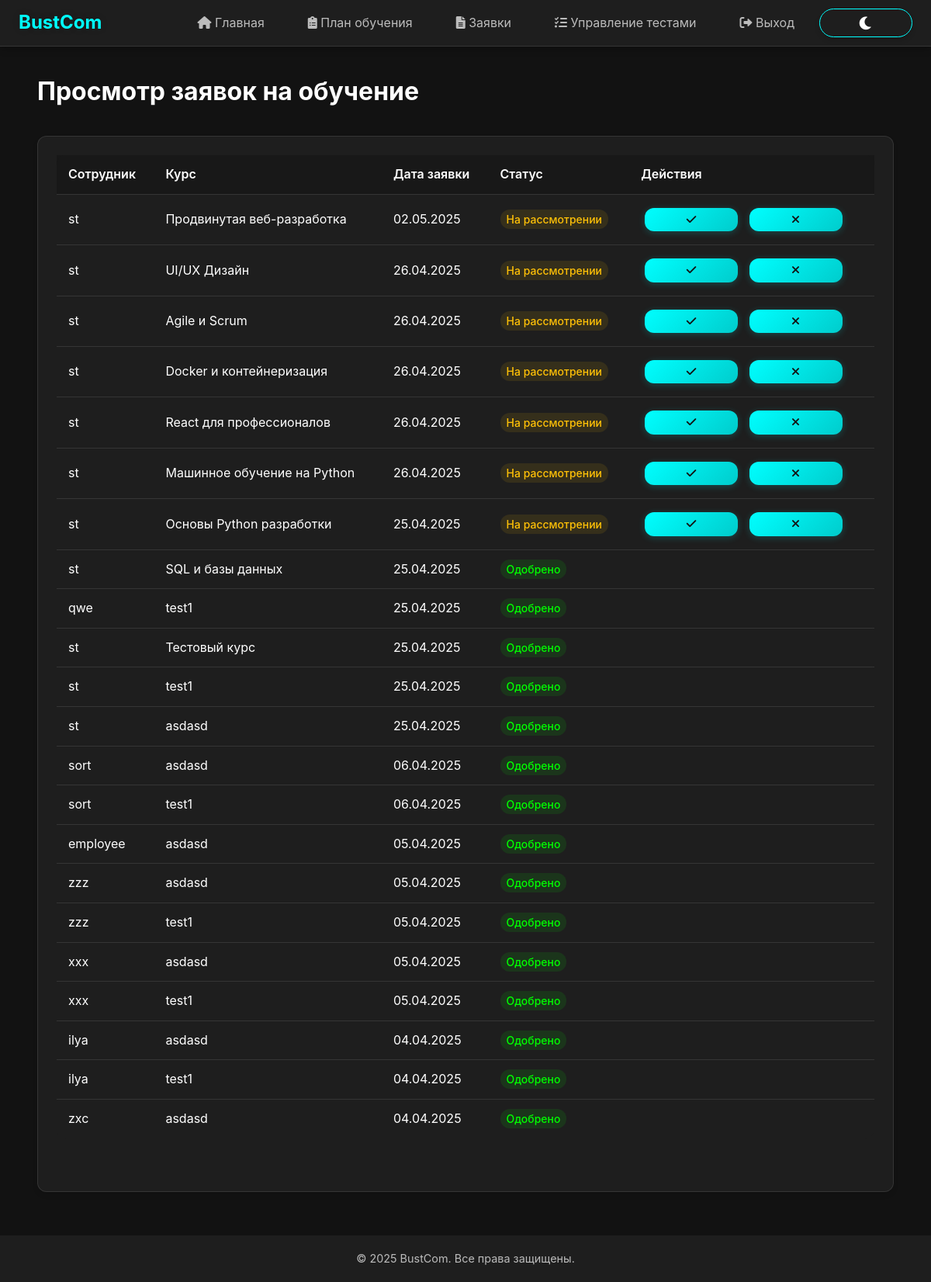
The app's page /training/review-requests/ (signed in) with its own data.
### bustComProj/models.py (models this page shows, shortened)
class TrainingRequest(models.Model):
    STATUS_CHOICES = [
        ('pending', 'Ожидание'),
        ('approved', 'Одобрено'),
        ('rejected', 'Отклонено')
    ]
    user = models.ForeignKey(settings.AUTH_USER_MODEL, on_delete=models.CASCADE)
    course = models.ForeignKey('Course', on_delete=models.CASCADE)
    reason = models.TextField()
    status = models.CharField(max_length=10, choices=STATUS_CHOICES, default='pending')
    created_at = models.DateTimeField(auto_now_add=True)

class User(AbstractUser):
    ROLE_CHOICES = [
        ('admin', 'Администратор'),
        ('hr', 'HR-менеджер'),
        ('teacher', 'Преподаватель'),
        ('training_manager', 'Менеджер по обучению'),
        ('employee', 'Сотрудник')
    ]
    email = models.EmailField(unique=True)
    role = models.CharField(max_length=20, choices=ROLE_CHOICES, default='employee')
    is_blocked = models.BooleanField(default=False, verbose_name='Заблокирован')
    objects = UserManager()
    groups = models.ManyToManyField(
        'auth.Group',
        related_name="bustcomproj_user_groups",
        blank=True
    )
    user_permissions = models.ManyToManyField(
        'auth.Permission',
        related_name="bustcomproj_user_permissions",
        blank=True
    )
    class Meta:
        verbose_name = 'Пользователь'
        verbose_name_plural = 'Пользователи'

class Course(models.Model):
    LEVEL_CHOICES = [
        ('beginner', 'Начальный'),
        ('intermediate', 'Средний'),
        ('advanced', 'Продвинутый')
    ]
    title = models.CharField(max_length=100)
    description = models.TextField()
    duration = models.IntegerField(help_text='Продолжительность в часах')
    level = models.CharField(max_length=20, choices=LEVEL_CHOICES, default='beginner')
    teacher = models.ForeignKey(User, on_delete=models.CASCADE, related_name='courses')
    created_at = models.DateTimeField(auto_now_add=True)
    updated_at = models.DateTimeField(auto_now=True)
    class Meta:
        verbose_name = 'Курс'
        verbose_name_plural = 'Курсы'

### bustComProj/views.py (the view, shortened to what this page needs)
# urls.py: path('training/review-requests/', review_requests, name='review_requests'),
@login_required
def review_requests(request):
    if request.user.profile.role != 'training_manager':
        return redirect('home')
    requests = TrainingRequest.objects.all().select_related('user', 'course').order_by('-created_at')
    return render(request, 'training_manager/review_requests.html', {'requests': requests})

### bustComProj/templates/training_manager/review_requests.html (shortened to what this page needs)
{% extends 'bustComProj/base.html' %}
{% block content %}
<div class="container">
    <h1 class="mb-4">Просмотр заявок на обучение</h1>
    <div class="card">
        <div class="table-container">
            <table>
                <thead>
                    <tr>
                        <th>Сотрудник</th>
                        <th>Курс</th>
                        <th>Дата заявки</th>
                        <th>Статус</th>
                        <th>Действия</th>
                    </tr>
                </thead>
                <tbody>
                    {% for request in requests %}
                    <tr>
                        <td>{{ request.user.username }}</td>
                        <td>{{ request.course.title }}</td>
                        <td>{{ request.created_at|date:"d.m.Y" }}</td>
                        <td>
                            <span class="status-badge status-{{ request.status }}">
                                {% if request.status == 'pending' %}
                                    На рассмотрении
                                {% elif request.status == 'approved' %}
                                    Одобрено
                                {% elif request.status == 'rejected' %}
                                    Отклонено
                                {% endif %}
                            </span>
                        </td>
                        <td>
                            {% if request.status == 'pending' %}
                            <form method="post" style="display: inline;">
                                <button type="submit" class="btn btn-success btn-sm">
                                    <i class="fas fa-check"></i>
                                </button>
                            </form>
                            <form method="post" style="display: inline;">
                                <button type="submit" class="btn btn-danger btn-sm">
                                    <i class="fas fa-times"></i>
                                </button>
                            </form>
                            {% endif %}
                        </td>
                    </tr>
                    {% empty %}
                    <tr>
                        <td colspan="5" class="text-center">Нет активных заявок на обучение</td>
                    </tr>
                    {% endfor %}
                </tbody>
            </table>
        </div>
    </div>
</div>
{% endblock %}

### bustComProj/static/css/enhanced.css (style rules this page uses)
.btn, button, input[type="submit"], input[type="button"], .btn-primary, .btn-secondary, .btn-success, .btn-danger, .btn-info, .btn-warning, .btn-outline-primary, .btn-outline-secondary, .btn-outline-success, .btn-outline-danger, .btn-outline-info, .btn-outline-warning, a.btn, a.btn-action, a.btn-outline { display: inline-flex; align-items: center; justify-content: center; gap: 8px; padding: 12px 24px; border-radius: 8px; font-size: 1rem; font-weight: 600; text-decoration: none; cursor: pointer; transition: all 0.3s ease; box-shadow: 0 4px 6px rgba(0, 0, 0, 0.15); border: none; text-align: center; margin: 5px; min-width: 120px; position: relative; overflow: hidden; }
.btn-success { background: linear-gradient(135deg, #2dce89, #28a745); color: white; }
.btn-danger { background: linear-gradient(135deg, #f5365c, #dc3545); color: white; }
.btn-sm { padding: 8px 16px; font-size: 0.875rem; min-width: 100px; }
.card { border-radius: 12px; overflow: hidden; transition: all 0.3s ease; box-shadow: 0 6px 12px rgba(0, 0, 0, 0.15); margin-bottom: 20px; border: 1px solid rgba(255, 255, 255, 0.1); background-color: var(--background-light); }
table { width: 100%; border-collapse: separate; border-spacing: 0; margin-bottom: 20px; }
table th, table td { padding: 12px 15px; text-align: left; border-bottom: 1px solid rgba(255, 255, 255, 0.1); }
table th { background-color: rgba(0, 0, 0, 0.2); font-weight: 600; color: var(--text-primary); }
table tr:last-child td { border-bottom: none; }
:root { --primary-color: #ff00ff; --secondary-color: #00ffcc; --accent-color: #ff3366; --background-dark: #1a1a1a; --background-light: #2a2a2a; --text-primary: #ffffff; --text-secondary: #e0e0e0; --success-color: #00ff88; --danger-color: #ff3366; --warning-color: #ffcc00; --border-radius: 15px; --transition-speed: 0.3s; }

### bustComProj/static/css/theme.css (style rules this page uses)
:root[data-theme="dark"] { --primary-color: #00ffff; --primary-dark: #00cccc; --primary-light: #80ffff; --secondary-color: #ff00ff; --secondary-dark: #cc00cc; --secondary-light: #ff80ff; --background-dark: #121212; --background-light: #1e1e1e; --background-lighter: #2d2d2d; --text-primary: #ffffff; --text-secondary: rgba(255, 255, 255, 0.7); --text-tertiary: rgba(255, 255, 255, 0.5); }

### bustComProj/templates/training_manager/review_requests.html (style rules this page uses)
.status-badge { padding: 4px 8px; border-radius: 12px; font-size: 0.875rem; font-weight: 500; }
.status-pending { background-color: rgba(255, 193, 7, 0.1); color: #ffc107; }
.status-approved { background-color: rgba(0, 255, 0, 0.1); color: #00ff00; }
.btn-sm { padding: 4px 8px; font-size: 0.875rem; }
.btn-success { background: linear-gradient(135deg, var(--success-color), var(--success-dark)); }
.btn-danger { background: linear-gradient(135deg, var(--danger-color), var(--danger-dark)); }

### records on screen
TrainingRequest: user.username "st", course "Продвинутая веб-разработка", created_at "02.05.2025", status "На рассмотрении"
TrainingRequest: user.username "st", course "UI/UX Дизайн", created_at "26.04.2025", status "На рассмотрении"
TrainingRequest: user.username "st", course "Agile и Scrum", created_at "26.04.2025", status "На рассмотрении"
TrainingRequest: user.username "st", course "Docker и контейнеризация", created_at "26.04.2025", status "На рассмотрении"
TrainingRequest: user.username "st", course "React для профессионалов", created_at "26.04.2025", status "На рассмотрении"
TrainingRequest: user.username "st", course "Машинное обучение на Python", created_at "26.04.2025", status "На рассмотрении"
TrainingRequest: user.username "st", course "Основы Python разработки", created_at "25.04.2025", status "На рассмотрении"
TrainingRequest: user.username "st", course "SQL и базы данных", created_at "25.04.2025", status "Одобрено"
TrainingRequest: user.username "qwe", course "test1", created_at "25.04.2025", status "Одобрено"
TrainingRequest: user.username "st", course "Тестовый курс", created_at "25.04.2025", status "Одобрено"
TrainingRequest: user.username "st", course "test1", created_at "25.04.2025", status "Одобрено"
TrainingRequest: user.username "st", course "asdasd", created_at "25.04.2025", status "Одобрено"
TrainingRequest: user.username "sort", course "asdasd", created_at "06.04.2025", status "Одобрено"
TrainingRequest: user.username "sort", course "test1", created_at "06.04.2025", status "Одобрено"
TrainingRequest: user.username "employee", course "asdasd", created_at "05.04.2025", status "Одобрено"
TrainingRequest: user.username "zzz", course "asdasd", created_at "05.04.2025", status "Одобрено"
TrainingRequest: user.username "zzz", course "test1", created_at "05.04.2025", status "Одобрено"
TrainingRequest: user.username "xxx", course "asdasd", created_at "05.04.2025", status "Одобрено"
TrainingRequest: user.username "xxx", course "test1", created_at "05.04.2025", status "Одобрено"
TrainingRequest: user.username "ilya", course "asdasd", created_at "04.04.2025", status "Одобрено"
TrainingRequest: user.username "ilya", course "test1", created_at "04.04.2025", status "Одобрено"
TrainingRequest: user.username "zxc", course "asdasd", created_at "04.04.2025", status "Одобрено"
